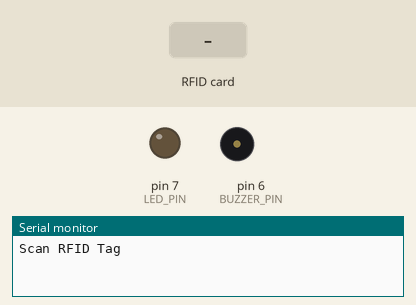
Recording of a sketch running on a simulated Arduino Uno, built with avr-gcc and run on an emulated ATmega328P. On the bench: output pins drawn as LEDs (lit = HIGH), buzzer (waves = sounding, pin HIGH), the last lines printed to the serial monitor. The test bench sets the inputs (shaded band). Pins used as bus, display or sensor lines are not drawn.

Above: at 1.2 s.
1.3 s: RFID card 5E 7A 19 C4 held to the reader
At 1.7 s:
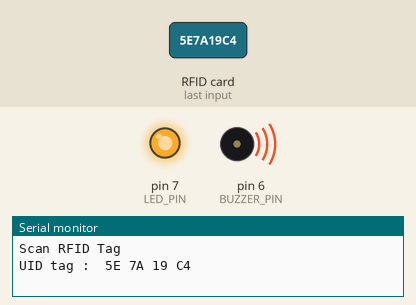
Timing chart, 0 to 4.3 s (numbered marks = the images above; inputs shaded):
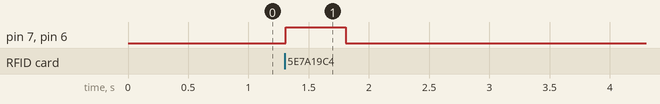

The sketch:

RFID_read_uid.ino
```cpp
#include <SPI.h>
#include <MFRC522.h>

#define SS_PIN 10
#define RST_PIN 9
MFRC522 mfrc522(SS_PIN, RST_PIN);  // Instance of the class

// Define pin untuk LED dan Buzzer
#define LED_PIN 7
#define BUZZER_PIN 6

void setup() {
  Serial.begin(9600);   // Initialize serial communications
  SPI.begin();          // Init SPI bus
  mfrc522.PCD_Init();   // Init MFRC522 RFID
  Serial.println("Scan RFID Tag");

  // Inisialisasi pin LED dan Buzzer sebagai output
  pinMode(LED_PIN, OUTPUT);
  pinMode(BUZZER_PIN, OUTPUT);

  // Pastikan LED dan Buzzer mati saat awal
  digitalWrite(LED_PIN, LOW);
  digitalWrite(BUZZER_PIN, LOW);
}

void loop() {
  // Look for new cards
  if ( ! mfrc522.PICC_IsNewCardPresent()) {
    return;
  }

  // Select one of the cards
  if ( ! mfrc522.PICC_ReadCardSerial()) {
    return;
  }

  // Print Card UID
  Serial.print("UID tag : ");
  String content = "";
  for (byte i = 0; i < mfrc522.uid.size; i++) {
    Serial.print(mfrc522.uid.uidByte[i] < 0x10 ? " 0" : " ");
    Serial.print(mfrc522.uid.uidByte[i], HEX);
    content.concat(String(mfrc522.uid.uidByte[i] < 0x10 ? "0" : ""));
    content.concat(String(mfrc522.uid.uidByte[i], HEX));
  }
  Serial.println();

  // Ubah content menjadi uppercase
  content.toUpperCase();

  // Aktifkan LED dan Buzzer
  digitalWrite(LED_PIN, HIGH);
  digitalWrite(BUZZER_PIN, HIGH);
  delay(500);  // LED dan Buzzer aktif selama 500ms
  digitalWrite(LED_PIN, LOW);
  digitalWrite(BUZZER_PIN, LOW);

  // Halt PICC
  mfrc522.PICC_HaltA();
}
```

Measured:
- after the input at 1.3 s, pin 7 (LED_PIN), pin 6 (BUZZER_PIN): LOW → HIGH at once, → LOW 0.50 s later
